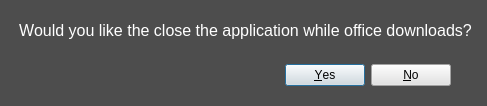
<?xml version="1.0" encoding="UTF-8"?>
<ui version="4.0">
 <class>close_message</class>
 <widget class="QDialog" name="close_message">
  <property name="geometry">
   <rect>
    <x>0</x>
    <y>0</y>
    <width>487</width>
    <height>106</height>
   </rect>
  </property>
  <property name="windowTitle">
   <string>Dialog</string>
  </property>
  <property name="styleSheet">
   <string notr="true">background-color: rgb(77, 77, 77);</string>
  </property>
  <widget class="QDialogButtonBox" name="buttonBox">
   <property name="geometry">
    <rect>
     <x>80</x>
     <y>50</y>
     <width>371</width>
     <height>51</height>
    </rect>
   </property>
   <property name="styleSheet">
    <string notr="true">background-color: rgb(227, 227, 227);</string>
   </property>
   <property name="orientation">
    <enum>Qt::Horizontal</enum>
   </property>
   <property name="standardButtons">
    <set>QDialogButtonBox::No|QDialogButtonBox::Yes</set>
   </property>
  </widget>
  <widget class="QLabel" name="label">
   <property name="geometry">
    <rect>
     <x>0</x>
     <y>10</y>
     <width>491</width>
     <height>41</height>
    </rect>
   </property>
   <property name="font">
    <font>
     <pointsize>12</pointsize>
    </font>
   </property>
   <property name="styleSheet">
    <string notr="true">color: rgb(255, 255, 255);</string>
   </property>
   <property name="text">
    <string>Would you like the close the application while office downloads?</string>
   </property>
   <property name="alignment">
    <set>Qt::AlignCenter</set>
   </property>
  </widget>
 </widget>
 <resources/>
 <connections>
  <connection>
   <sender>buttonBox</sender>
   <signal>accepted()</signal>
   <receiver>close_message</receiver>
   <slot>accept()</slot>
   <hints>
    <hint type="sourcelabel">
     <x>248</x>
     <y>254</y>
    </hint>
    <hint type="destinationlabel">
     <x>157</x>
     <y>274</y>
    </hint>
   </hints>
  </connection>
  <connection>
   <sender>buttonBox</sender>
   <signal>rejected()</signal>
   <receiver>close_message</receiver>
   <slot>reject()</slot>
   <hints>
    <hint type="sourcelabel">
     <x>316</x>
     <y>260</y>
    </hint>
    <hint type="destinationlabel">
     <x>286</x>
     <y>274</y>
    </hint>
   </hints>
  </connection>
 </connections>
</ui>
